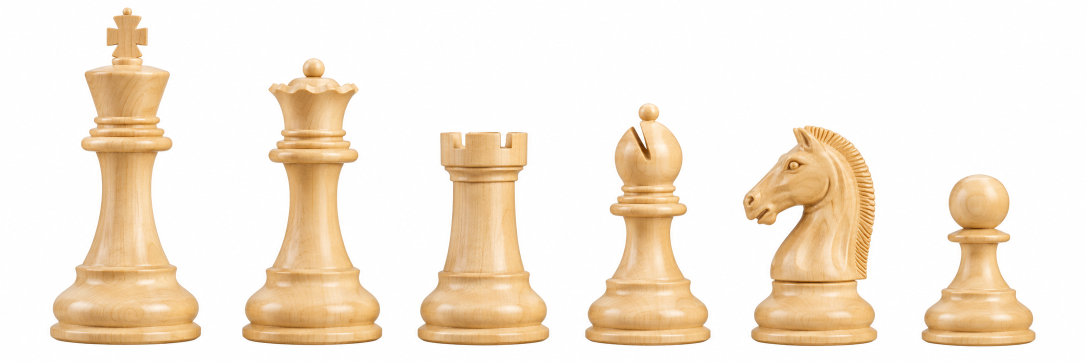
#> input picture design/schach/figuren-hell.png, 2172 x 724 px (shown at 1/2 size); the run also reads 2 pictures not shown here
$ python schach-assets.py
#> lines starting #> are read from the running program, lines starting #| are printed output that depends on the picture; after the words box and inside, x2 and y2 are one past the last pixel; in counts of white or black regions, pixels touching at a corner belong together
# SCHACH: Bilder aus design/schach/ (Originale von ChatGPT) ins Spiel übernehmen.
# python3 tools/schach-assets.py
# Figuren: je Farbe ein Bild mit König, Dame, Turm, Läufer, Springer, Bauer nebeneinander auf Weiß.
# Jede Figur wird freigestellt und in ein gemeinsames Format gesetzt (unten bündig, gleicher Maßstab),
# damit das Spiel alle Figuren mit derselben Box zeichnen kann. Brett: das Holzbrett von Dame.
from pathlib import Path
import numpy as np
from PIL import Image
from scipy import ndimage

ROOT = Path(__file__).resolve().parent.parent
SRC, OUT, BILDER = ROOT / 'design/schach', ROOT / 'public/spiele/schach/img', ROOT / 'public/bilder'
OUT.mkdir(parents=True, exist_ok=True)
NAMEN = ['k', 'd', 't', 'l', 's', 'b']   # König, Dame, Turm, Läufer, Springer, Bauer

def figuren(datei):
#> called with datei = 'figuren-hell.png'
    t = np.array(Image.open(SRC / datei).convert('RGB')).astype(float)
    weiss = t.min(axis=2) >= 232
#> weiss: shape (724, 2172) bool; 71.1% white; 6 black regions, box (x1, y1, x2, y2) and area: (100, 15, 402, 690) 100104, (484, 116, 765, 691) 86081, (1486, 251, 1755, 692) 84938, (835, 263, 1099, 691) 73726, (1170, 206, 1421, 692) 64900, (1843, 349, 2072, 693) 44509
    lab, n = ndimage.label(weiss)
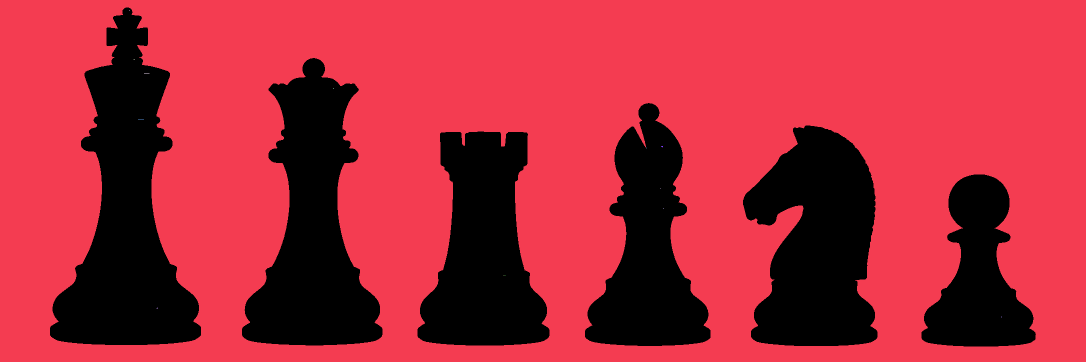
#> lab: shape (724, 2172) int32 (shown at 1/2 size); 15 distinct labels, from 0 to 14; one colour per label, 0 black
#> n = 14
    rand = set(np.unique(np.concatenate([lab[0], lab[-1], lab[:, 0], lab[:, -1]]))) - {0}
#> rand = 1 item
    hinter = np.isin(lab, list(rand))                     # nur Weiß, das mit dem Rand verbunden ist
#> hinter: shape (724, 2172) bool; 71.1% white; 6 black regions, box (x1, y1, x2, y2) and area: (100, 15, 402, 690) 100136, (484, 116, 765, 691) 86083, (1486, 251, 1755, 692) 84938, (835, 263, 1099, 691) 73729, (1170, 206, 1421, 692) 64914, (1843, 349, 2072, 693) 44513
    k = ndimage.binary_fill_holes(~hinter)
    k = ndimage.binary_opening(k, iterations=1)
#> k: shape (724, 2172) bool; 28.9% white; 6 white regions, box (x1, y1, x2, y2) and area: (100, 15, 402, 690) 100132, (484, 116, 765, 691) 86082, (1486, 251, 1755, 692) 84938, (835, 263, 1099, 691) 73726, (1170, 206, 1421, 692) 64913, (1843, 349, 2072, 693) 44513
    teile, m = ndimage.label(k)
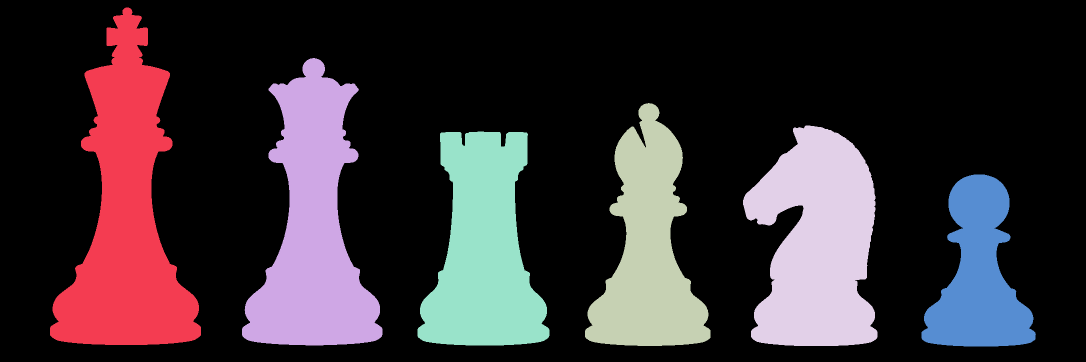
#> teile: shape (724, 2172) int32 (shown at 1/2 size); 7 distinct labels, from 0 to 6; one colour per label, 0 black
#> m = 6
    gr = ndimage.sum(np.ones_like(teile), teile, range(1, m + 1))
#> gr = [100132, 86082, 64913, 84938, 73726, 44513]
    gross = [i + 1 for i in np.argsort(gr)[::-1][:6]]
#> gross = [1, 2, 4, 5, 3, 6]
    boxen = sorted([(ndimage.find_objects((teile == g).astype(int))[0], g) for g in gross], key=lambda x: x[0][1].start)
#> boxen = 6 items
    alpha = ndimage.gaussian_filter(ndimage.binary_erosion(k, iterations=1).astype(float), 0.8)
    innen = ndimage.binary_erosion(k, iterations=2)
#> innen: shape (724, 2172) bool; 27.8% white; 6 white regions, box (x1, y1, x2, y2) and area: (102, 17, 400, 688) 96250, (486, 118, 763, 689) 82838, (1488, 253, 1753, 690) 82168, (837, 265, 1097, 689) 70984, (1172, 208, 1419, 690) 62117, (1845, 351, 2070, 691) 42437
    _, (iy, ix) = ndimage.distance_transform_edt(~innen, return_indices=True)
#> iy: shape (724, 2172) int32; 674 distinct labels, from 17 to 690
    rgb = t.copy(); r = ~innen; rgb[r] = t[iy[r], ix[r]]
    rgba = np.dstack([rgb, alpha * 255]).astype(np.uint8)
    out = []
    for (sy, sx), g in boxen:
        teil = rgba[sy, sx].copy(); fremd = teile[sy, sx]; teil[..., 3][(fremd != 0) & (fremd != g)] = 0   # Nachbarfigur im Ausschnitt ausblenden
        out.append(Image.fromarray(teil, 'RGBA'))
#> this loop made 6 passes
#> g on passes 1 to 6: 1, 2, 5, 3, 4, 6
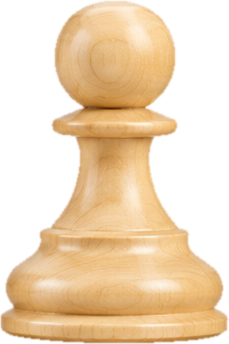
#> teil: shape (344, 229, 4); mean R, G, B, A 221.9, 178.6, 124.5, 140.7; transparent parts drawn white
#> after the loop, out = 6 items
    return out

hell, dunkel = figuren('figuren-hell.png'), figuren('figuren-dunkel.png')
#> call 2 of figuren, with datei = 'figuren-dunkel.png'
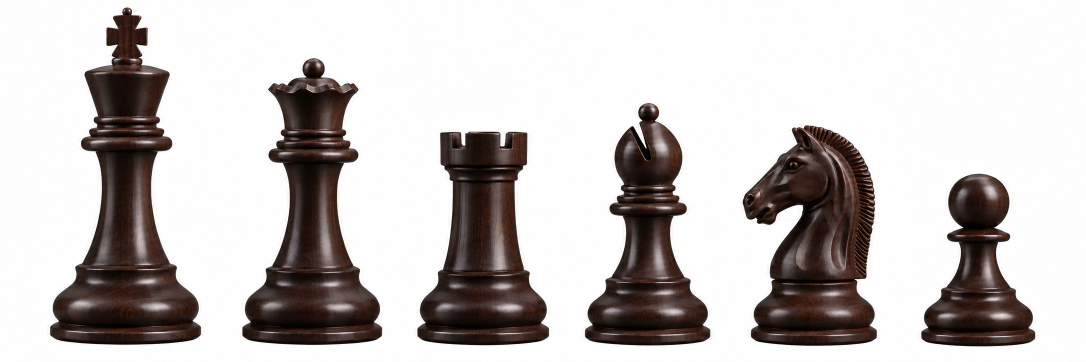
#> input picture design/schach/figuren-dunkel.png, 2172 x 724 px (shown at 1/2 size)
#> in figuren (call 2), `weiss = t.min(axis=2) >= 232`:
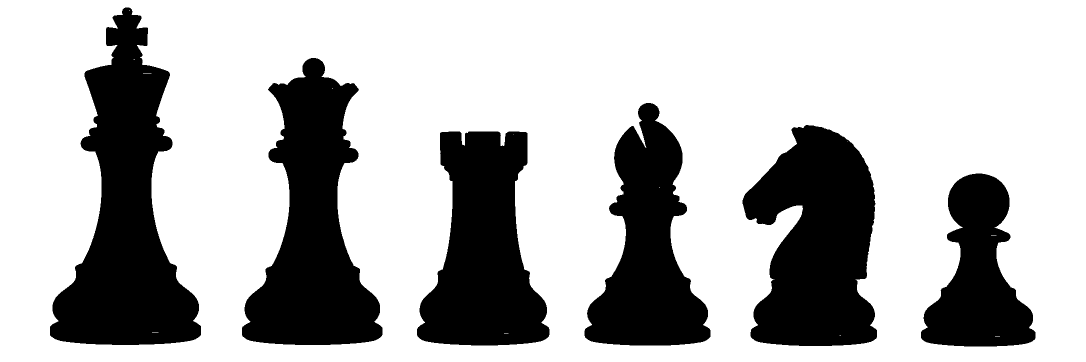
#> weiss: shape (724, 2172) bool (shown at 1/2 size); 71% white; 7 black regions (1 under 20 px), largest, box (x1, y1, x2, y2) and area: (100, 15, 402, 690) 100488, (484, 116, 765, 690) 86407, (1485, 250, 1754, 692) 85247, (834, 263, 1099, 691) 73983, (1169, 206, 1421, 691) 65177, (1842, 347, 2071, 693) 45047
#> in figuren (call 2), `lab, n = ndimage.label(weiss)`: lab: shape (724, 2172) int32; 14 distinct labels, from 0 to 13
#> in figuren (call 2), `lab, n = ndimage.label(weiss)`: n = 13
#> in figuren (call 2), `hinter = np.isin(lab, list(rand))`: hinter: shape (724, 2172) bool; 71% white; 7 black regions (1 under 20 px), largest, box (x1, y1, x2, y2) and area: (100, 15, 402, 690) 100523, (484, 116, 765, 690) 86409, (1485, 250, 1754, 692) 85251, (834, 263, 1099, 691) 73993, (1169, 206, 1421, 691) 65179, (1842, 347, 2071, 693) 45068
#> in figuren (call 2), `k = ndimage.binary_opening(k, iterations=1)`: k: shape (724, 2172) bool; 29% white; 6 white regions, box (x1, y1, x2, y2) and area: (100, 15, 402, 690) 100520, (484, 116, 765, 690) 86404, (1485, 250, 1754, 692) 85251, (834, 263, 1099, 691) 73991, (1169, 206, 1421, 691) 65179, (1842, 347, 2071, 693) 45066
#> in figuren (call 2), `teile, m = ndimage.label(k)`: teile: shape (724, 2172) int32; 7 distinct labels, from 0 to 6
#> in figuren (call 2), `gr = ndimage.sum(np.ones_like(teile), teile, range(1, m + 1))`: gr = [100520, 86404, 65179, 85251, 73991, 45066]
#> in figuren (call 2), `innen = ndimage.binary_erosion(k, iterations=2)`: innen: shape (724, 2172) bool; 27.9% white; 6 white regions, box (x1, y1, x2, y2) and area: (102, 17, 400, 688) 96640, (486, 118, 763, 688) 83156, (1487, 252, 1752, 690) 82489, (836, 265, 1097, 689) 71249, (1171, 208, 1419, 689) 62369, (1844, 349, 2069, 691) 42982
#> in figuren (call 2), `_, (iy, ix) = ndimage.distance_transform_edt(~innen, return_indices=Tr..`: iy: shape (724, 2172) int32; 674 distinct labels, from 17 to 690
#> the loop in figuren (call 2), `for (sy, sx), g in boxen:` made 6 passes
#> after the loop in figuren (call 2), `for (sy, sx), g in boxen:`:
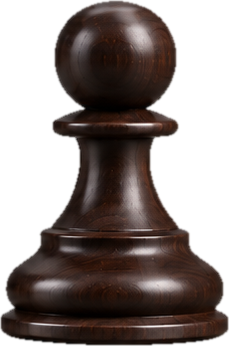
#> teil: shape (346, 229, 4); mean R, G, B, A 55.4, 39.8, 34.7, 141.6; transparent parts drawn white
H = max(im.height for im in hell + dunkel); B = max(im.width for im in hell + dunkel)
#> after `H = max((im.height for im in hell + dunkel))`: H = 675
#> after `B = max((im.width for im in hell + dunkel))`: B = 302
ZIEL_H = 256; f = ZIEL_H / H; ZW = int(round(B * f)) + 4
#> after `f = ZIEL_H / H`: f = 0.379
#> after `ZW = int(round(B * f)) + 4`: ZW = 119
for farbe, liste in (('w', hell), ('s', dunkel)):
    for name, im in zip(NAMEN, liste):
        im = im.resize((max(1, round(im.width * f)), max(1, round(im.height * f))), Image.LANCZOS)
        q = Image.new('RGBA', (ZW, ZIEL_H), (0, 0, 0, 0)); q.paste(im, ((ZW - im.width) // 2, ZIEL_H - im.height), im)
        q.save(OUT / (farbe + name + '.webp'), 'WEBP', quality=90, method=6)
#> this loop made 2 passes
#> farbe on passes 1 to 2: 'w', 's'
print('Figuren', ZW, 'x', ZIEL_H)
#| Figuren 119 x 256
Image.open(SRC / 'kachel.png').convert('RGB').resize((720, 720), Image.LANCZOS).save(BILDER / 'schach.webp', 'WEBP', quality=84, method=6)
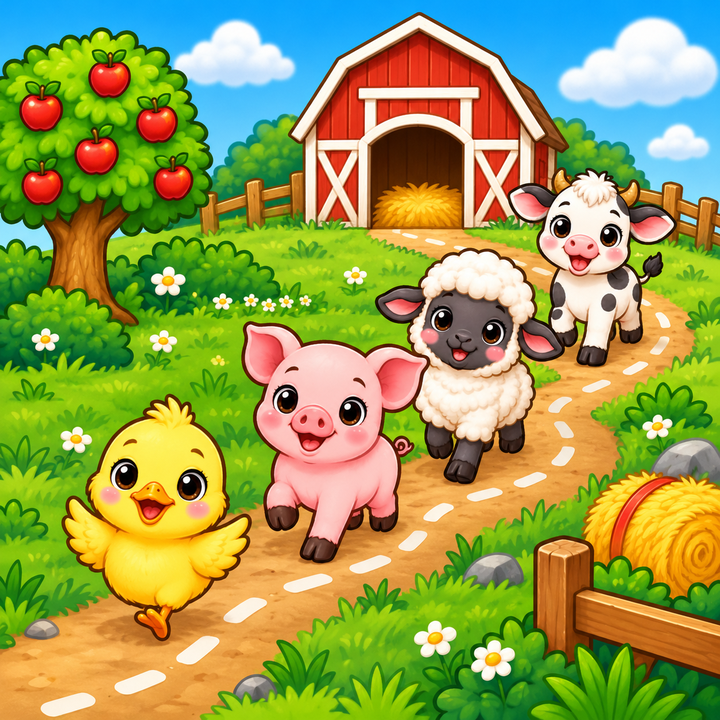
#> saved as schach.webp: PIL image 720x720 RGB; mean R, G, B 150.8, 158.8, 82.7
Image.open(SRC / 'social.png').convert('RGB').resize((1200, 630), Image.LANCZOS).save(BILDER / 'schach-og.jpg', 'JPEG', quality=86, optimize=True, progressive=True)
print('Schach: Bilder in', OUT, 'und public/bilder/')
